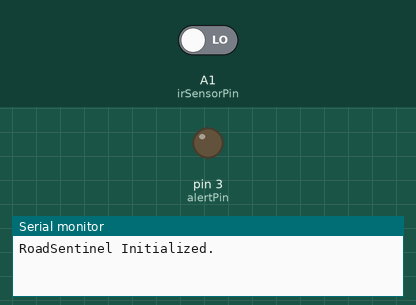
Simulated run of this sketch. Board: Arduino Pro Mini, built with avr-gcc and run on an emulated ATmega328P. Shown: output pins drawn as LEDs (lit = HIGH), the last lines printed to the serial monitor. Inputs (shaded band) come from the test bench; at power-on: A1 (irSensorPin) LOW.

Above: at 1.2 s.
1.3 s: A1 (irSensorPin) driven HIGH
At 4.0 s:
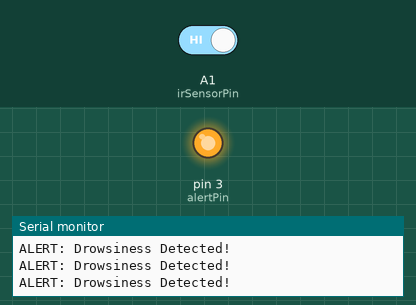
4.3 s: A1 (irSensorPin) driven LOW
At 5.4 s:
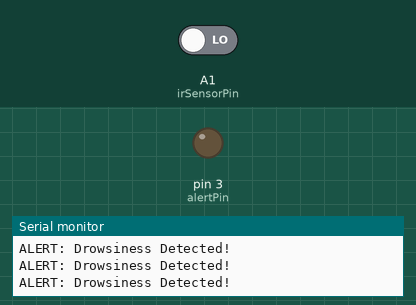
Timing chart, 0 to 7.3 s (numbered marks = the images above; inputs shaded):
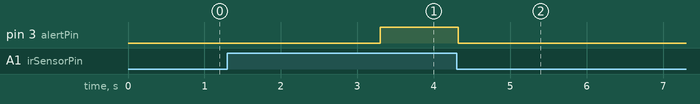

The sketch:

RoadSentinel.ino
```cpp
/*
 * RoadSentinel: Anti-Sleep Driver Alert System
 * Hardware: Arduino Pro Mini, IR Sensor, Buzzer, Vibration Motor
 */

const int irSensorPin = A1;  // IR Sensor input
const int alertPin = 3;      // BC547 Transistor base for Buzzer & Motor

unsigned long eyeClosedStartTime = 0;
const unsigned long sleepThreshold = 2000; // 2 seconds threshold
bool isEyeClosed = false;

void setup() {
  pinMode(irSensorPin, INPUT);
  pinMode(alertPin, OUTPUT);
  digitalWrite(alertPin, LOW);

  Serial.begin(9600);
  Serial.println("RoadSentinel Initialized.");
}

void loop() {
  int sensorState = digitalRead(irSensorPin);

  if (sensorState == HIGH) {
    if (!isEyeClosed) {
      isEyeClosed = true;
      eyeClosedStartTime = millis();
    }
    else if (millis() - eyeClosedStartTime >= sleepThreshold) {
      digitalWrite(alertPin, HIGH);
      Serial.println("ALERT: Drowsiness Detected!");
    }
  } else {
    isEyeClosed = false;
    digitalWrite(alertPin, LOW);
  }
}
```

Measured:
- after the input at 1.3 s, pin 3 (alertPin): LOW → HIGH after 2.0 s
- after the input at 4.3 s, pin 3 (alertPin): HIGH → LOW at once
